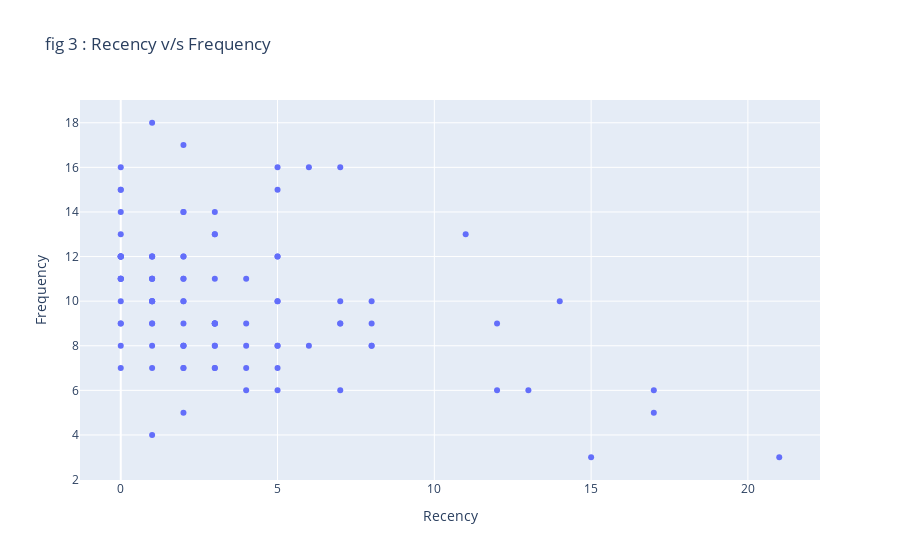

The notebook cell saved with this chart:
### Code cell
fig = px.scatter(data_frame=df_rfm,x="Recency",y="Frequency",title="fig 3 : Recency v/s Frequency")
fig.show()

### Figure 1 — Plotly figure (JSON) as saved in the notebook; plotly's stock layout.template omitted (floating-point values rounded to 4 significant figures)
{"data": [{"hovertemplate": "Recency=%{x}<br>Frequency=%{y}<extra></extra>", "legendgroup": "", "marker": {"color": "#636efa", "symbol": "circle"}, "mode": "markers", "name": "", "orientation": "v", "showlegend": false, "type": "scatter", "x": [1, 2, 11, 2, 5, 0, 15, 2, 8, 0, 2, 1, 7, 13, 5, 2, 3, 2, 0, 0, 5, 2, 0, 0, 2, 21, 0, 1, 1, 4, 2, 3, 5, 0, 6, 1, 3, 2, 0, 17, 3, 3, 1, 1, 0, 3, 1, 7, 4, 0, 6, 4, 5, 3, 0, 7, 2, 5, 1, 0, 4, 1, 0, 3, 0, 5, 0, 0, 12, 0, 2, 2, 1, 8, 3, 1, 2, 0, 8, 3, 2, 7, 5, 5, 3, 3, 3, 0, 7, 1, 14, 8, 5, 1, 2, 17, 4, 1, 1, 12], "xaxis": "x", "y": [9, 14, 13, 8, 6, 15, 3, 8, 8, 16, 7, 11, 6, 6, 12, 12, 8, 9, 12, 11, 12, 17, 15, 9, 5, 3, 11, 11, 12, 7, 11, 9, 10, 12, 8, 8, 13, 8, 11, 6, 7, 9, 18, 11, 12, 9, 9, 9, 6, 11, 16, 9, 8, 14, 12, 16, 14, 8, 10, 12, 8, 4, 14, 7, 13, 16, 12, 10, 6, 8, 7, 10, 12, 10, 9, 7, 11, 7, 8, 8, 12, 10, 10, 15, 9, 11, 13, 9, 9, 10, 10, 9, 7, 12, 10, 5, 11, 10, 10, 9], "yaxis": "y"}], "layout": {"legend": {"tracegroupgap": 0}, "title": {"text": "fig 3 : Recency v/s Frequency"}, "xaxis": {"anchor": "y", "domain": [0, 1], "title": {"text": "Recency"}}, "yaxis": {"anchor": "x", "domain": [0, 1], "title": {"text": "Frequency"}}}}
